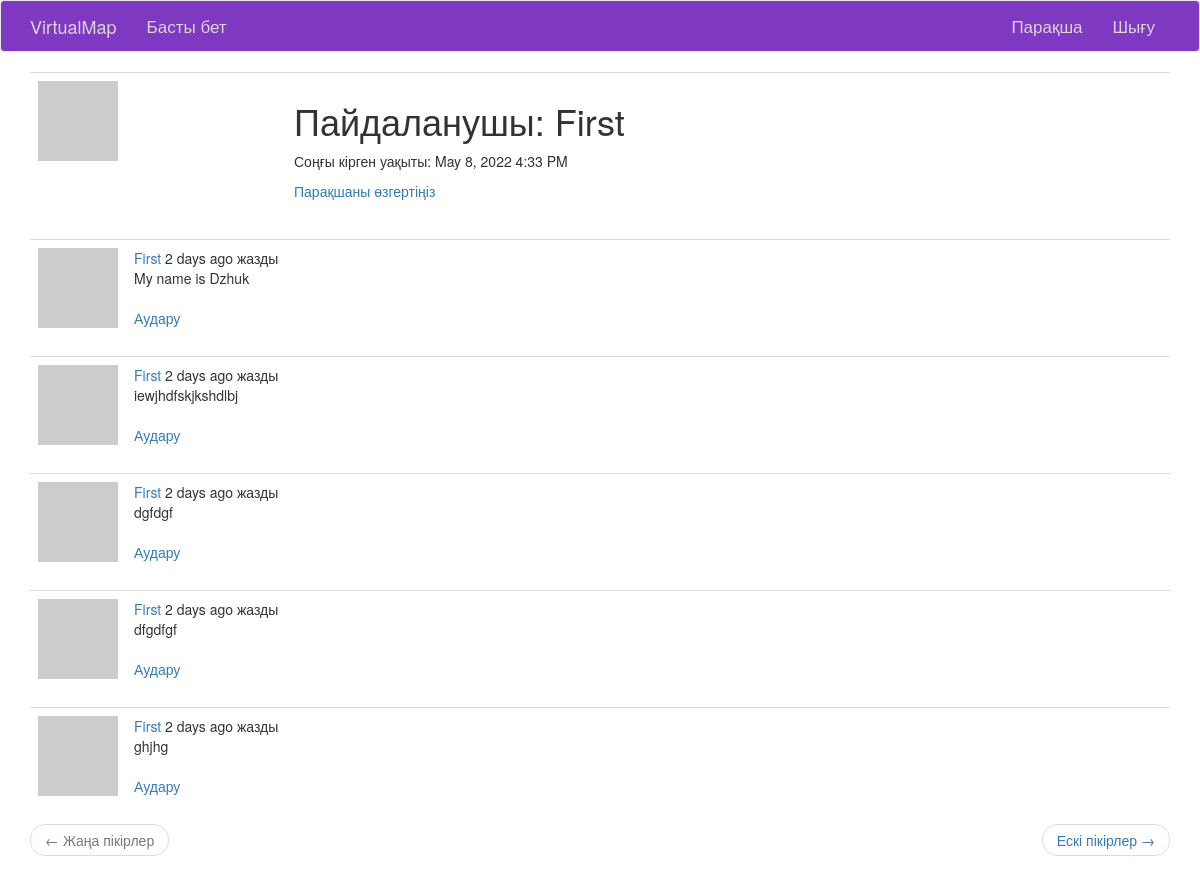
/user/First (signed in), run on an earlier commit of the app's database.
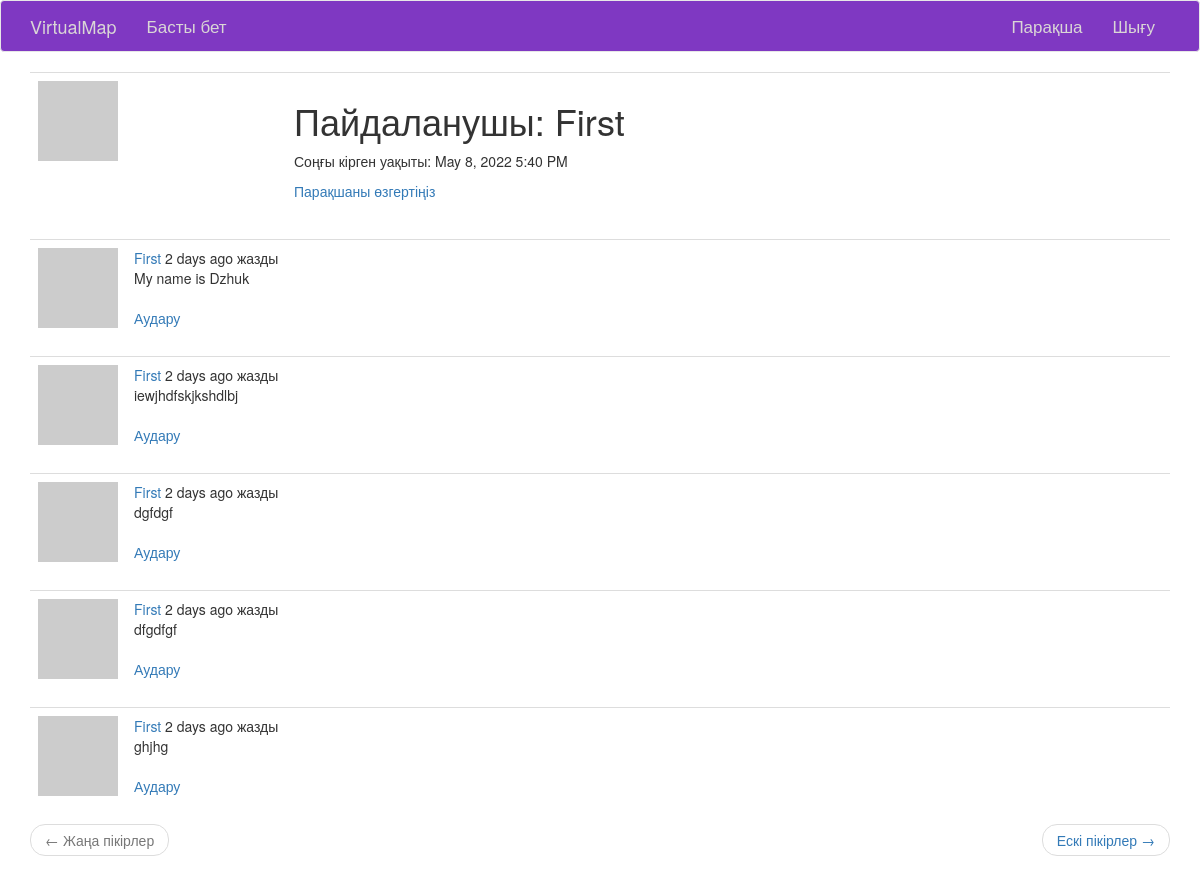
And on a later commit of the database.
### app/models.py (models this page shows, shortened)
class User(UserMixin, db.Model):
    id = db.Column(db.Integer, primary_key=True)
    username = db.Column(db.String(64), index=True, unique=True)
    email = db.Column(db.String(120), index=True, unique=True)
    password_hash = db.Column(db.String(128))
    posts = db.relationship('Post', backref='author', lazy='dynamic')
    about_me = db.Column(db.String(140))
    last_seen = db.Column(db.DateTime, default=datetime.utcnow)
    def avatar(self, size):
        digest = md5(self.email.lower().encode('utf-8')).hexdigest()
        return 'https://www.gravatar.com/avatar/{}?d=identicon&s={}'.format(
            digest, size)

class Post(db.Model):
    id = db.Column(db.Integer, primary_key=True)
    body = db.Column(db.String(140))
    timestamp = db.Column(db.DateTime, index=True, default=datetime.utcnow)
    user_id = db.Column(db.Integer, db.ForeignKey('user.id'))
    area_id = db.Column(db.Integer, db.ForeignKey('area.id'))
    language = db.Column(db.String(5))

### app/main/routes.py (the view)
@blueprint.route('/user/<username>')
@login_required
def user(username):
    user = db.session.query(User).filter(User.username == username).first_or_404()
    page = request.args.get('page', 1, type=int)
    posts = user.posts.order_by(Post.timestamp.desc()).paginate(
        page, current_app.config['POSTS_PER_PAGE'], False)
    next_url = url_for('main.user', username=user.username, page=posts.next_num) \
        if posts.has_next else None
    prev_url = url_for('main.user', username=user.username, page=posts.prev_num) \
        if posts.has_prev else None
    params = {
        "user": user,
        "posts": posts.items,
        'next_url': next_url,
        'prev_url': prev_url
    }
    return render_template('main/user.html', **params)

### app/main/routes.py (called while the page is built)
@blueprint.before_request
def before_request():
    if current_user.is_authenticated:
        current_user.last_seen = datetime.utcnow()
        db.session.commit()
    g.locale = str(get_locale())

### app/models.py (called while the page is built)
@login.user_loader
def load_user(id):
    return User.query.get(int(id))

### app/main/templates/main/user.html (shortened to what this page needs)
{% extends "base.html" %}
{% block app_content %}
    <table class="table table-hover">
        <tr>
            <td width="256px"><img src="{{ user.avatar(256) }}"></td>
            <td>
                <h1>{{ _('Пайдаланушы') }}: {{ user.username }}</h1>
                {% if user.last_seen %}
                <p>{{ _('Соңғы кірген уақыты') }}: {{ moment(user.last_seen).format('LLL') }}</p>
                {% endif %}
                {% if user == current_user %}
                <p><a href="{{ url_for('main.edit_profile') }}">{{ _('Парақшаны өзгертіңіз') }}</a></p>
                {% endif %}
            </td>
        </tr>
    </table>
    {% for post in posts %}
        {% include 'main/_post.html' %}
    {% endfor %}
    {% include 'main/_post_navigation.html' %}
{% endblock %}

### app/templates/base.html (shortened to what this page needs)
{% extends 'bootstrap/base.html' %}
{% block navbar %}
    <nav class="navbar navbar-default">
        <div class="container">
            <div class="navbar-header">
                <a class="navbar-brand" href="{{ url_for('main.index') }}">VirtualMap</a>
            </div>
            <div class="collapse navbar-collapse" id="bs-example-navbar-collapse-1">
                <ul class="nav navbar-nav">
                    <li><a href="{{ url_for('main.index') }}" class="header_elem">{{ _('Басты бет') }}</a></li>
                </ul>
                <ul class="nav navbar-nav navbar-right">
                    {% if current_user.is_anonymous %}
                    <li><a href="{{ url_for('auth.login') }}" class="header_elem">{{ _('Кіру') }}</a></li>
                    {% else %}
                    <li><a href="{{ url_for('main.user', username=current_user.username) }}" class="header_elem">{{ _('Парақша') }}</a></li>
                    <li><a href="{{ url_for('auth.logout') }}" class="header_elem">{{ _('Шығу') }}</a></li>
                    {% endif %}
                </ul>
            </div>
        </div>
    </nav>
{% endblock %}
{% block content %}
    <div class="container">
        {% block app_content %}{% endblock %}
    </div>
{% endblock %}
{% block styles %}
	{{super()}}
	<link rel="stylesheet" href="{{url_for('static', filename='css/style.css')}}">
{% endblock %}

### app/main/templates/main/_post.html (shortened to what this page needs)
<table class="table table-hover">
    <tr>
        <td width="70px">
            <a href="{{ url_for('main.user', username=post.author.username) }}">
                <img src="{{ post.author.avatar(70) }}" />
            </a>
        </td>
        <td>
            {{ _('%(username)s %(when)s жазды',
                username=user_link, when=moment(post.timestamp).fromNow()) }}
            <br>
            <span id="post{{ post.id }}">{{ post.body }}</span>
            {% if post.language and post.language != g.locale %}
            <br><br>
            <span id="translation{{ post.id }}">
                <a href="javascript:translate(
                            '#post{{ post.id }}',
                            '#translation{{ post.id }}',
                            '{{ post.language }}',
                            '{{ g.locale }}');">{{ _('Аудару') }}</a>
            </span>
            {% endif %}
        </td>
    </tr>
</table>

### app/main/templates/main/_post_navigation.html
<nav aria-label="...">
    <ul class="pager">
        <li class="previous{% if not prev_url %} disabled{% endif %}">
            <a href="{{ prev_url or '#' }}">
                <span aria-hidden="true">&larr;</span> {{ _('Жаңа пікірлер') }}
            </a>
        </li>
        <li class="next{% if not next_url %} disabled{% endif %}">
            <a href="{{ next_url or '#' }}">
                {{ _('Ескі пікірлер') }} <span aria-hidden="true">&rarr;</span>
            </a>
        </li>
    </ul>
</nav>

### app/static/css/style.css (style rules this page uses)
.navbar { background-color: rgb(127, 56, 194); }
.navbar-default .navbar-nav>li>a { font-size: 17px; transition-duration: 1s; color: rgb(218, 214, 214); }
.navbar-default .navbar-brand { color: rgb(218, 214, 214); transition-duration: 1s; }

What changed in the data, as far as the page shows it:
changed User "First": last_seen "May 8, 2022 4:33 PM" → "May 8, 2022 5:40 PM"
